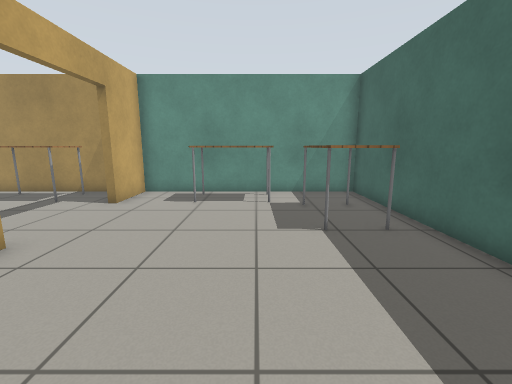
view 1 (above)

16 first-person views from a walk through a world built for the Gazebo simulator. The camera is 1 m above the floor, tilts 10° down and sees 90° across. The floor is counted in squares, 0.5 m on a side. Each view is taken from the middle of a square. On the plan, view 1 faces up. The plan holds only what a view shows up to about 16 squares ahead; the rest is blank. Gazebo's built-in surfaces are drawn with simple patterns.

view 2
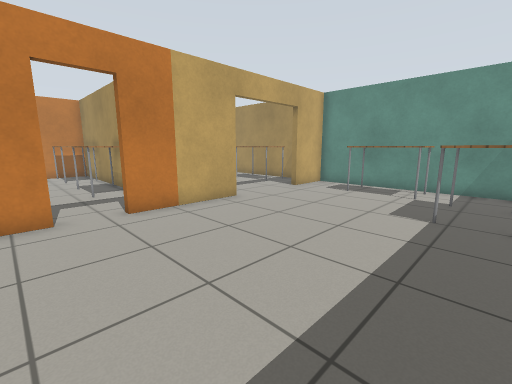

view 3
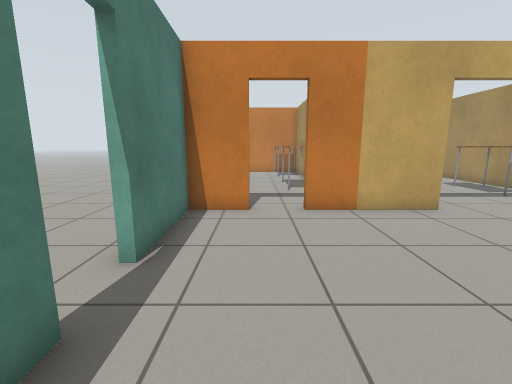

view 4
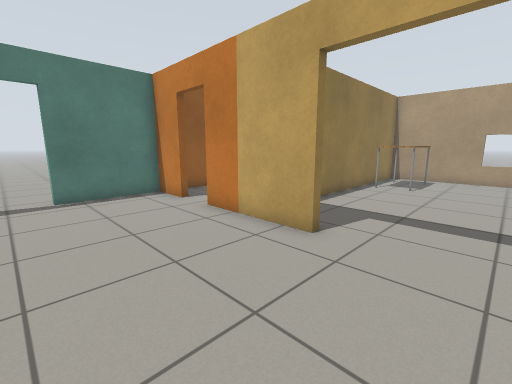

view 5
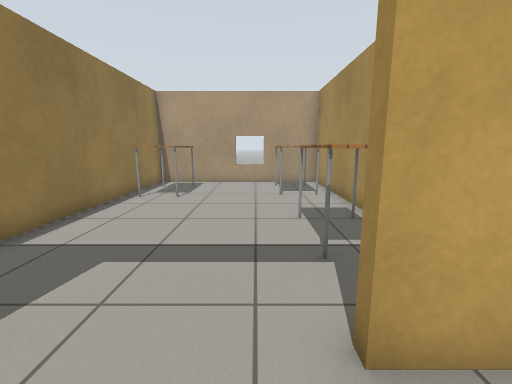

view 6
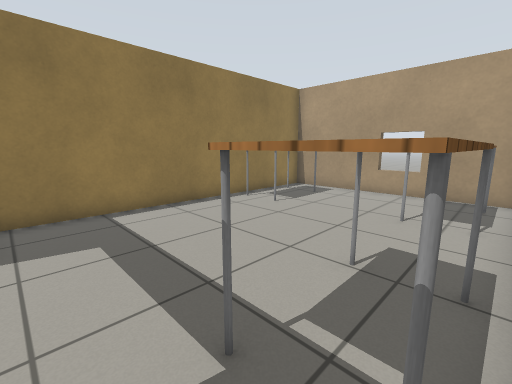

view 7
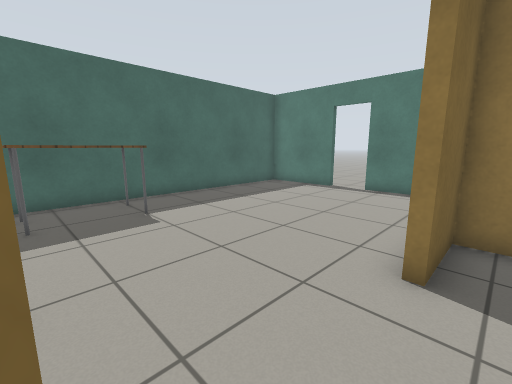

view 8
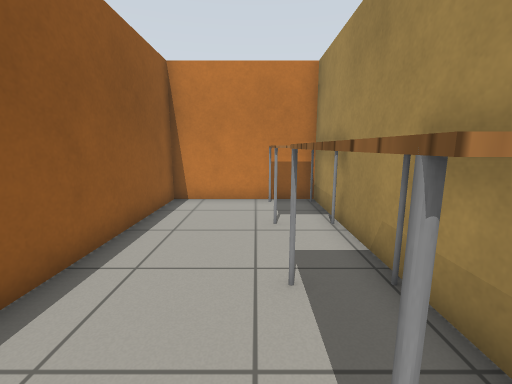

view 9
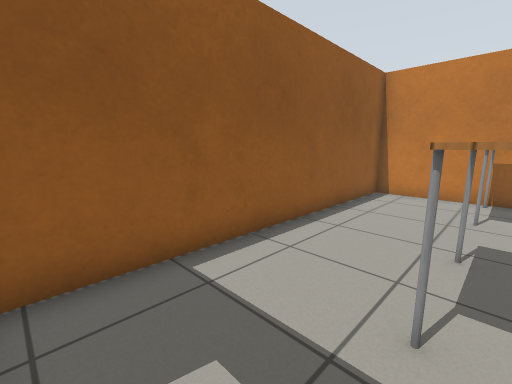

view 10
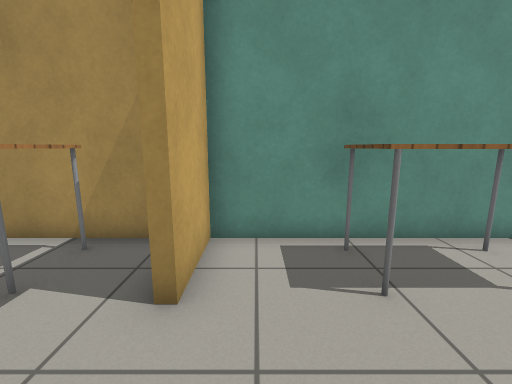

view 11
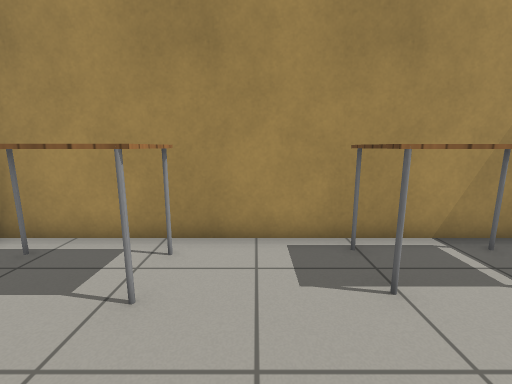

view 12
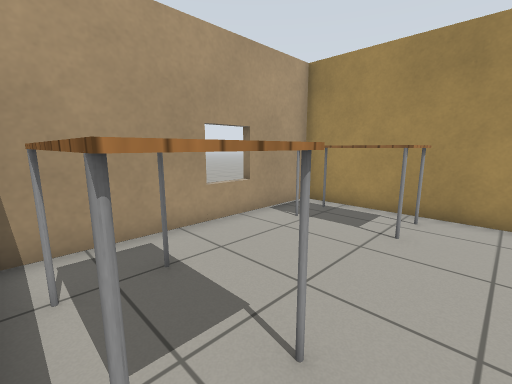

view 13
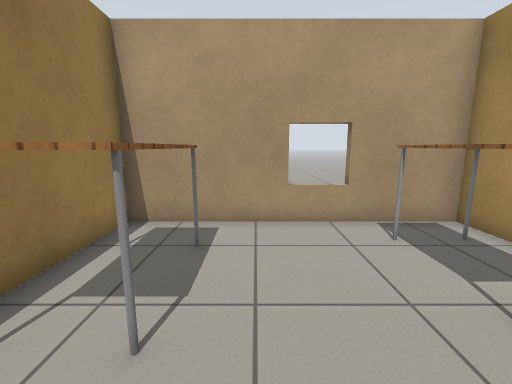

view 14
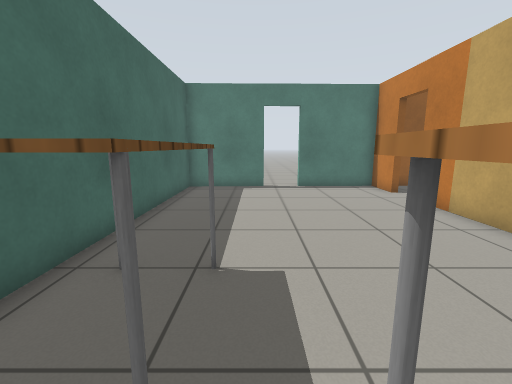

view 15
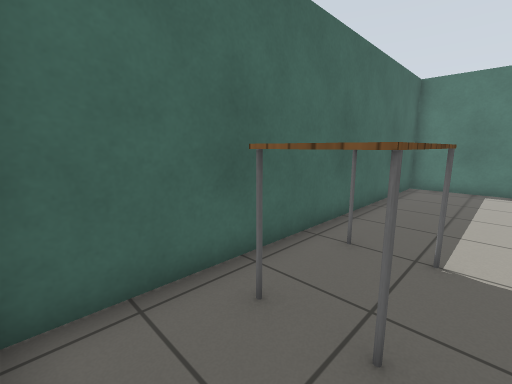

view 16
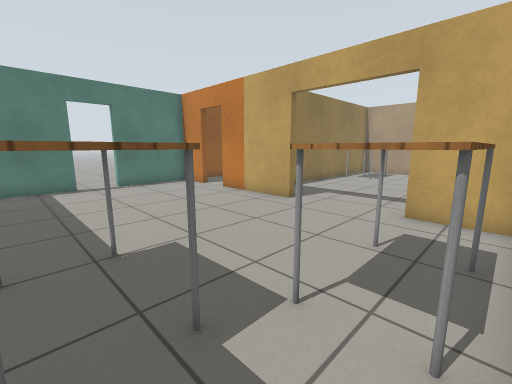

### Floor plan
Points are (right, up) in squares from view 1. A wall is a line through its corners. A room is listed if a view was taken in it or the views show most of it. See-through windows are left out.
Room 1 (views 1, 2, 3, 4, 5, 10, 14, 15, 16)
walls: (-5, 4.9) (-5, 0.5); (-5, -1.1) (-5, -3.2) (-1.2, -3.2); (0.6, -3.2) (4.4, -3.2) (4.4, 11.4) (-5, 11.4) (-5, 9)
ways out: open door at (-5, -0.5) to room 2; open door at (-5, 7) to room 2; open door at (-0.5, -3)
objects: table (-2, 9) to (0, 11); table (2, 6) to (3, 9)
Room 2 (views 6, 7, 8, 9, 11, 12, 13)
walls: (-11.4, 2.2) (-14.5, 2.2); (-14.5, 2.5) (-11.4, 2.5); (-8.5, 2.5) (-5.3, 2.5) (-5.3, 4.9); (-17.7, 2.3) (-17.7, -3.2) (-5.8, -3.2); (-6.2, 11.4) (-17.7, 11.4) (-17.7, 2.5) (-17.1, 2.5)
ways out: open door at (-5, -0.5) to room 1; open door at (-5, 7) to room 1
objects: table (-17, 1) to (-15, 2); table (-16, 3) to (-13, 5); table (-16, 9) to (-14, 10); table (-11, 1) to (-9, 2); table (-10, 9) to (-7, 11)

Positions as (right, up) in squares from view 1, and headings:
1: (0, 0), facing up
2: (3, -2), facing up-left
3: (3, -1), facing left
4: (0, 8), facing down-left
5: (-3, 8), facing left
6: (-6, 11), facing down-left
7: (-6, 9), facing down-right
8: (-8, 0), facing left
9: (-6, 1), facing down-left
10: (-4, 6), facing up
11: (-12, 6), facing up
12: (-12, 3), facing up-left
13: (-11, 6), facing left
14: (1, 10), facing down
15: (1, 11), facing down-right
16: (3, 11), facing down-left
